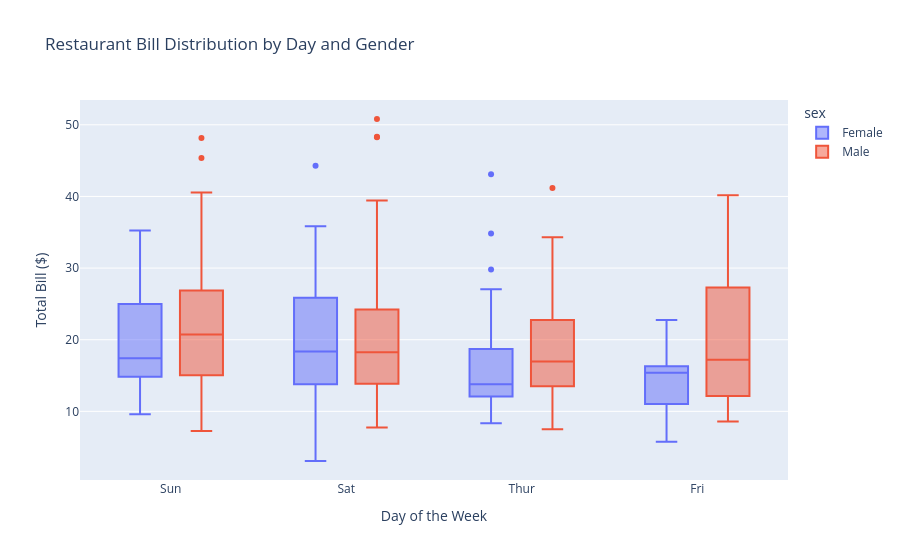

Notebook code for this chart:
### Markdown cell above
#### Box Plots

### Code cell
fig = px.box(
    df_tips,
    x='day',
    y='total_bill',
    color='sex',
    labels = {'day': 'Day of the Week', 'total_bill': 'Total Bill ($)'},
    title='Restaurant Bill Distribution by Day and Gender'
)

fig.show()

### Figure 1 — Plotly figure (JSON) as saved in the notebook; plotly's stock layout.template omitted (floating-point values rounded to 4 significant figures; data arrays with more than 128 entries replaced by an {"elided": "..."} marker saying what was removed)
{"data": [{"alignmentgroup": "True", "hovertemplate": "sex=Female<br>Day of the Week=%{x}<br>Total Bill ($)=%{y}<extra></extra>", "legendgroup": "Female", "marker": {"color": "#636efa"}, "name": "Female", "notched": false, "offsetgroup": "Female", "orientation": "v", "showlegend": true, "type": "box", "x": ["Sun", "Sun", "Sun", "Sun", "Sun", "Sun", "Sat", "Sat", "Sat", "Sat", "Sat", "Sat", "Sun", "Sun", "Sat", "Sat", "Sat", "Sat", "Sat", "Sat", "Sat", "Thur", "Thur", "Fri", "Fri", "Fri", "Fri", "Fri", "Sat", "Sat", "Sat", "Sat", "Sat", "Sun", "Sun", "Thur", "Thur", "Thur", "Thur", "Thur", "Thur", "Thur", "Thur", "Thur", "Thur", "Thur", "Thur", "Thur", "Thur", "Thur", "Thur", "Thur", "Thur", "Thur", "Thur", "Thur", "Thur", "Sun", "Sun", "Sun", "Sun", "Sun", "Sat", "Sat", "Sun", "Sun", "Sun", "Thur", "Thur", "Thur", "Thur", "Thur", "Thur", "Thur", "Sat", "Sat", "Sat", "Sat", "Sat", "Fri", "Fri", "Fri", "Fri", "Sat", "Sat", "Sat", "Thur"], "x0": " ", "xaxis": "x", "y": [16.99, 24.59, 35.26, 14.83, 10.33, 16.97, 20.29, 15.77, 19.65, 15.06, 20.69, 16.93, 10.29, 34.81, 26.41, 16.45, 3.07, 17.07, 26.86, 25.28, 14.73, 10.07, 34.83, 5.75, 16.32, 22.75, 11.35, 15.38, 44.3, 22.42, 20.92, 14.31, 7.25, 25.71, 17.31, 10.65, 12.43, 24.08, 13.42, 12.48, 29.8, 14.52, 11.38, 20.27, 11.17, 12.26, 18.26, 8.51, 10.33, 14.15, 13.16, 17.47, 27.05, 16.43, 8.35, 18.64, 11.87, 29.85, 25.0, 13.39, 16.21, 17.51, 10.59, 10.63, 9.6, 20.9, 18.15, 19.81, 43.11, 13.0, 12.74, 13.0, 16.4, 16.47, 12.76, 13.27, 28.17, 12.9, 30.14, 13.42, 15.98, 16.27, 10.09, 22.12, 35.83, 27.18, 18.78], "y0": " ", "yaxis": "y"}, {"alignmentgroup": "True", "hovertemplate": "sex=Male<br>Day of the Week=%{x}<br>Total Bill ($)=%{y}<extra></extra>", "legendgroup": "Male", "marker": {"color": "#EF553B"}, "name": "Male", "notched": false, "offsetgroup": "Male", "orientation": "v", "showlegend": true, "type": "box", "x": {"elided": "157 str values"}, "x0": " ", "xaxis": "x", "y": {"elided": "157 float values"}, "y0": " ", "yaxis": "y"}], "layout": {"boxmode": "group", "legend": {"title": {"text": "sex"}, "tracegroupgap": 0}, "title": {"text": "Restaurant Bill Distribution by Day and Gender"}, "xaxis": {"anchor": "y", "domain": [0, 1], "title": {"text": "Day of the Week"}}, "yaxis": {"anchor": "x", "domain": [0, 1], "title": {"text": "Total Bill ($)"}}}}
